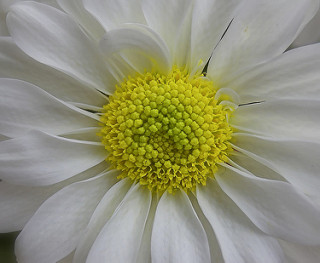
#> input picture dataset/img1.jpg, 320 x 263 px
$ python -i feature.py   (imports and definitions only)
#> lines starting #> are read from the running program, lines starting #| are printed output that depends on the picture
import cv2
import numpy as np
from skimage.feature import local_binary_pattern
from tensorflow.keras.applications.mobilenet_v2 import MobileNetV2, preprocess_input
from tensorflow.keras.preprocessing.image import img_to_array

# [1 line that did not run here, left out]


def color_feature(image):

    image = cv2.resize(image,(224,224))

    hist = cv2.calcHist([image],[0,1,2],None,[8,8,8],[0,256,0,256,0,256])

    cv2.normalize(hist,hist)

    return hist.flatten()


def texture_feature(image):

    gray = cv2.cvtColor(image,cv2.COLOR_BGR2GRAY)

    lbp = local_binary_pattern(gray,8,1,method="uniform")

    hist,_ = np.histogram(lbp.ravel(),bins=10,range=(0,10))

    hist = hist.astype("float")

    hist /= hist.sum()

    return hist


def deep_feature(image):

    image = cv2.resize(image,(224,224))

    image = img_to_array(image)

    image = np.expand_dims(image,axis=0)

    image = preprocess_input(image)

    feature = model.predict(image)

    return feature.flatten()


def extract_feature(image):

    c = color_feature(image)

    t = texture_feature(image)

    d = deep_feature(image)

    return np.concatenate([c,t,d])

>>> import cv2
>>> picture = cv2.imread('dataset/img1.jpg')
#> picture is the input picture: shape (263, 320, 3); mean B, G, R 121.8, 147, 147.2
>>> result = extract_feature(picture)
#> in color_feature, `image = cv2.resize(image,(224,224))`:
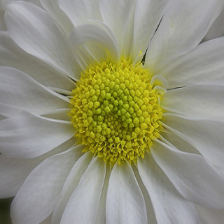
#> image: shape (224, 224, 3); mean of channels 0, 1, 2 121.7, 146.9, 147.1; drawn as B, G, R
#> in extract_feature, `c = color_feature(image)`: c = 512 values, max 0.796 at index 292, min 0 at index 1, mean 0.00489
#> in texture_feature, `gray = cv2.cvtColor(image,cv2.COLOR_BGR2GRAY)`:
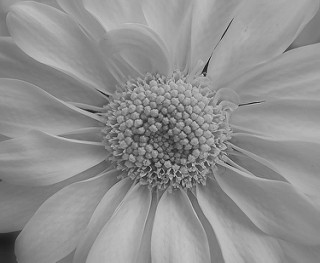
#> gray: shape (263, 320); min 13, max 218, mean 144.2
#> in texture_feature, `lbp = local_binary_pattern(gray,8,1,method="uniform")`:
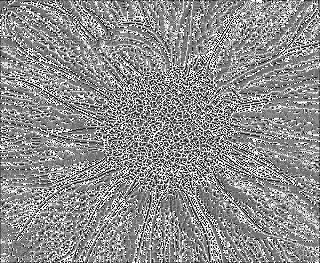
#> lbp: shape (263, 320) float64; min 0, max 9, mean 5; drawn with min black and max white
#> in texture_feature, `hist,_ = np.histogram(lbp.ravel(),bins=10,range=(0,10))`: hist = [3419, 5369, 2990, 8925, 17327, 14965, 6704, 6816, 8247, 9398]
#> in texture_feature, `hist /= hist.sum()`: hist = [0.0406, 0.0638, 0.0355, 0.106, 0.206, 0.178, 0.0797, 0.081, 0.098, 0.112]
#> in extract_feature, `t = texture_feature(image)`: t has the same summary as hist in texture_feature
#> (the run stopped early here; a loop or call above may not have finished)

$ run again, on dataset/img2.jpg
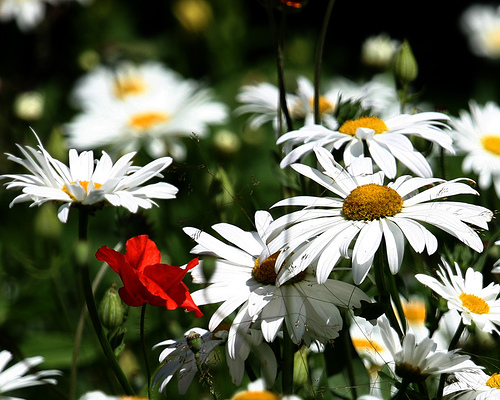
#> input picture dataset/img2.jpg, 500 x 400 px
#> picture is the input picture: shape (400, 500, 3); mean B, G, R 79.7, 100.2, 97.7
#> in color_feature, `image = cv2.resize(image,(224,224))`:
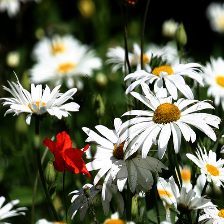
#> image: shape (224, 224, 3); mean of channels 0, 1, 2 79.6, 100.1, 97.6; drawn as B, G, R
#> c = 512 values, max 0.791 at index 0, min 0 at index 16, mean 0.0055
#> in texture_feature, `lbp = local_binary_pattern(gray,8,1,method="uniform")`:
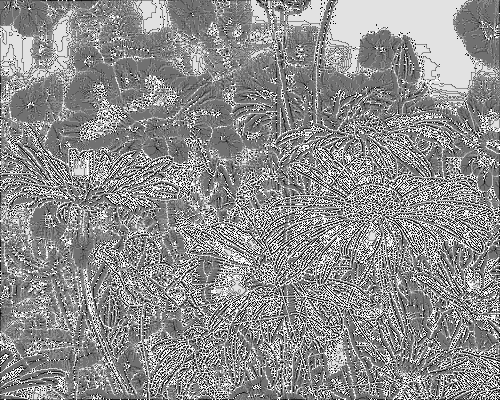
#> lbp: shape (400, 500) float64; min 0, max 9, mean 5; drawn with min black and max white
#> in texture_feature, `hist,_ = np.histogram(lbp.ravel(),bins=10,range=(0,10))`: hist = [8783, 11916, 6278, 20571, 50840, 28918, 11103, 13892, 27110, 20589]
#> in texture_feature, `hist /= hist.sum()`: hist = [0.0439, 0.0596, 0.0314, 0.103, 0.254, 0.145, 0.0555, 0.0695, 0.136, 0.103]
#> t has the same summary as hist in texture_feature

$ run again, on dataset/img3.jpg
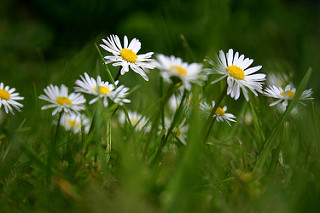
#> input picture dataset/img3.jpg, 320 x 213 px
#> picture is the input picture: shape (213, 320, 3); mean B, G, R 27.2, 80.5, 61.2
#> in color_feature, `image = cv2.resize(image,(224,224))`:
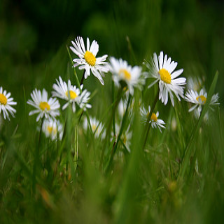
#> image: shape (224, 224, 3); mean of channels 0, 1, 2 27.1, 80.4, 61.1; drawn as B, G, R
#> c = 512 values, max 0.752 at index 17, min 0 at index 2, mean 0.00499
#> in texture_feature, `lbp = local_binary_pattern(gray,8,1,method="uniform")`:
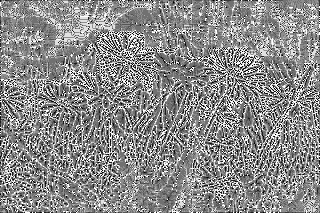
#> lbp: shape (213, 320) float64; min 0, max 9, mean 4.91; drawn with min black and max white
#> in texture_feature, `hist,_ = np.histogram(lbp.ravel(),bins=10,range=(0,10))`: hist = [2315, 4013, 2743, 8219, 14714, 12472, 5652, 5362, 6347, 6323]
#> in texture_feature, `hist /= hist.sum()`: hist = [0.034, 0.0589, 0.0402, 0.121, 0.216, 0.183, 0.0829, 0.0787, 0.0931, 0.0928]
#> t has the same summary as hist in texture_feature

$ run again, on dataset/img4.jpg
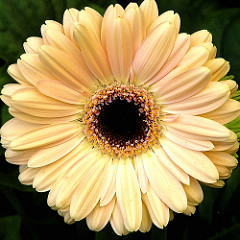
#> input picture dataset/img4.jpg, 240 x 240 px
#> picture is the input picture: shape (240, 240, 3); mean B, G, R 90.7, 143.2, 166.7
#> c = 512 values, max 0.675 at index 0, min 0 at index 4, mean 0.00686
#> in texture_feature, `gray = cv2.cvtColor(image,cv2.COLOR_BGR2GRAY)`:
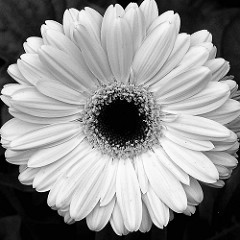
#> gray: shape (240, 240); min 0, max 255, mean 144.2
#> in texture_feature, `lbp = local_binary_pattern(gray,8,1,method="uniform")`:
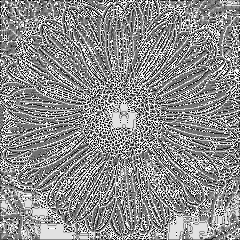
#> lbp: shape (240, 240) float64; min 0, max 9, mean 4.96; drawn with min black and max white
#> in texture_feature, `hist,_ = np.histogram(lbp.ravel(),bins=10,range=(0,10))`: hist = [3746, 4739, 2556, 5695, 11235, 6345, 3409, 5051, 7081, 7743]
#> in texture_feature, `hist /= hist.sum()`: hist = [0.065, 0.0823, 0.0444, 0.0989, 0.195, 0.11, 0.0592, 0.0877, 0.123, 0.134]
#> t has the same summary as hist in texture_feature
